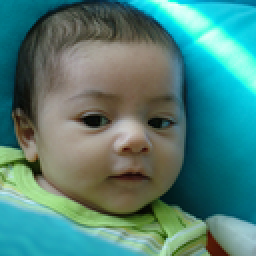
#> input picture data/_trainingimages/00000.png, 128 x 128 px, found by its file name (shown 2 times larger); its folder holds only this picture in this run
$ python eigenface.py
#> lines starting #> are read from the running program, lines starting #| are printed output that depends on the picture; long printed decimals are rounded
# Import necessary packages
from __future__ import print_function
import os
import sys
import cv2
import numpy as np

## TRAINING
# Create data matrix from test images
def createDataMatrix(images):

	print("Creating training data matrix",end=" ... ")
	numImages = len(images)
	sz = images[0].shape
	data = np.zeros((numImages, sz[0] * sz[1] * sz[2]), dtype=np.float32)
	for i in range(0, numImages):
		image = images[i].flatten()
		data[i,:] = image

	print("DONE")
	return data

# Read training images from the directory
def readImages(path):
#> called with path = 'data\\_trainingimages'
	print("Reading training images from " + path, end="...")
	# Create array of array of images.
	images = []
	# List all files in the directory and read points from text files one by one
	for filePath in sorted(os.listdir(path)):
		fileExt = os.path.splitext(filePath)[1]
		if fileExt in [".jpg", ".jpeg", ".png"]:

			# Add to array of images
			imagePath = os.path.join(path, filePath)
			im = cv2.imread(imagePath)
#> im is the input picture: shape (128, 128, 3); mean B, G, R 121.7, 129.5, 78

			if im is None :
				print("image:{} not read properly".format(imagePath))
			else :
				# Convert image to floating point
				im = np.float32(im)/255.0
				# Add image to list
				images.append(im)
				# Flip image
				imFlip = cv2.flip(im, 1);
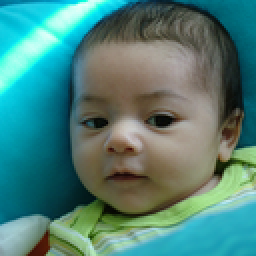
#> imFlip: shape (128, 128, 3) float32 (shown 2 times larger); mean B, G, R 0.477, 0.508, 0.306
				# Append flipped image
				images.append(imFlip)
	numImages = int(len(images) / 2)
#> numImages = 1
	# Exit if no image found
	if numImages == 0 :
		print("No images found")
		sys.exit(0)

	print(str(numImages) + " files read.")
#| 1 files read.
	return images

if __name__ == '__main__':

	# Directory containing images
	dirName_training = "data\_trainingimages"

	# Read images
	images = readImages(dirName_training)
#> images = 2 items

	# Size of images
	sz = images[0].shape
#> sz = (128, 128, 3)

	# Create data matrix for PCA.
	data = createDataMatrix(images)
#> in createDataMatrix, `numImages = len(images)`: numImages = 2

    # Show Average face
	mean = data.mean(0)
	averageFace = mean.reshape(sz)
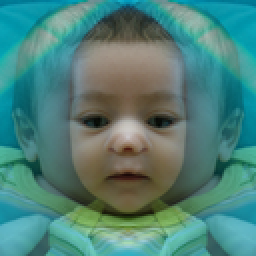
#> averageFace: shape (128, 128, 3) float32 (shown 2 times larger); mean of channels 0, 1, 2 0.477, 0.508, 0.306; drawn as B, G, R

    # Create normalized face matrix and covarience matrix
	Norm_Face_Matrix = data - mean
	Norm_Face_Matrix_t = np.transpose(Norm_Face_Matrix)
#> Norm_Face_Matrix_t = 49152 pairs, first value -0.459 to 0.459, second value -0.459 to 0.459
	CovMatrix = np.matmul(Norm_Face_Matrix, Norm_Face_Matrix_t)
#> CovMatrix = [[1532.6, -1532.6], [-1532.6, 1532.6]]

    # get eigen values and eigen vectors
	evals,evects = np.linalg.eig(CovMatrix)
#> evals = [3065.2, -0.000122]; evects = [[0.707, 0.707], [-0.707, 0.707]]
	print("eigenvalues\n",evals)
#| eigenvalues
#|  [ 3.0652202e+03 -1.2207031e-04]
	print("eigenvectors\n",evects)
#| eigenvectors
#|  [[ 0.7071  0.7071]
#|  [-0.7071  0.7071]]

    # choose top k eigen vectors based on largest eigen value


	# Create window for displaying Mean Face
	cv2.namedWindow("Mean Face", cv2.WINDOW_AUTOSIZE)

	# Display result at 2x size
	output = cv2.resize(averageFace, (0,0), fx=2, fy=2)
	cv2.imshow("Mean Face", output)

	cv2.waitKey(0)
	cv2.destroyAllWindows()

$ run again, on data/_trainingimages/00004.png
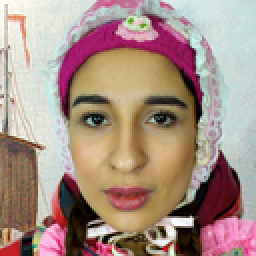
#> input picture data/_trainingimages/00004.png, 128 x 128 px, found by its file name (shown 2 times larger)
#> in readImages, im is the input picture: shape (128, 128, 3); mean B, G, R 133.2, 144.2, 169
#> in readImages, `imFlip = cv2.flip(im, 1);`:
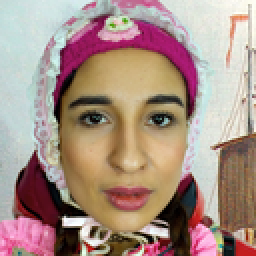
#> imFlip: shape (128, 128, 3) float32 (shown 2 times larger); mean B, G, R 0.522, 0.565, 0.663
#> in readImages, `numImages = int(len(images) / 2)`: numImages = 1
#| 1 files read.
#> images = 2 items
#> in createDataMatrix, `numImages = len(images)`: numImages = 2
#> Norm_Face_Matrix_t = 49152 pairs, first value -0.496 to 0.496, second value -0.496 to 0.496
#> CovMatrix = [[880.1, -880.1], [-880.1, 880.1]]
#> evals = [1760.2, 1.14e-13]; evects = [[0.707, 0.707], [-0.707, 0.707]]
#| eigenvalues
#|  [1.7601807e+03 1.1368684e-13]
#| eigenvectors
#|  [[ 0.7071  0.7071]
#|  [-0.7071  0.7071]]
#> `output = cv2.resize(averageFace, (0,0), fx=2, fy=2)`:
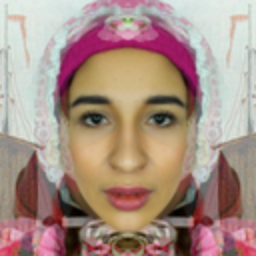
#> output: shape (256, 256, 3) float32; mean of channels 0, 1, 2 0.522, 0.565, 0.663; drawn as B, G, R

$ run again, on data/_trainingimages/00005.png
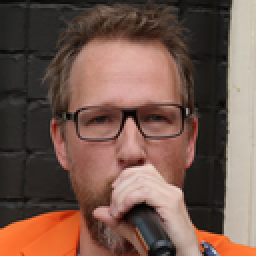
#> input picture data/_trainingimages/00005.png, 128 x 128 px, found by its file name (shown 2 times larger)
#> in readImages, im is the input picture: shape (128, 128, 3); mean B, G, R 76.2, 87.4, 115.4
#> in readImages, `imFlip = cv2.flip(im, 1);`:
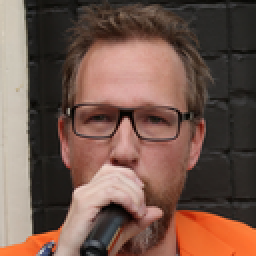
#> imFlip: shape (128, 128, 3) float32 (shown 2 times larger); mean B, G, R 0.299, 0.343, 0.452
#> in readImages, `numImages = int(len(images) / 2)`: numImages = 1
#| 1 files read.
#> images = 2 items
#> in createDataMatrix, `numImages = len(images)`: numImages = 2
#> `averageFace = mean.reshape(sz)`:
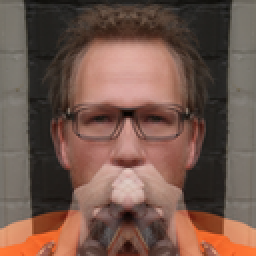
#> averageFace: shape (128, 128, 3) float32 (shown 2 times larger); mean of channels 0, 1, 2 0.299, 0.343, 0.452; drawn as B, G, R
#> Norm_Face_Matrix_t = 49152 pairs, first value -0.443 to 0.443, second value -0.443 to 0.443
#> CovMatrix = [[1197.3, -1197.3], [-1197.3, 1197.3]]
#> evals = [2394.6, 0]; evects = [[0.707, 0.707], [-0.707, 0.707]]
#| eigenvalues
#|  [2394.595    0.   ]
#| eigenvectors
#|  [[ 0.7071  0.7071]
#|  [-0.7071  0.7071]]

$ run again, on data/_trainingimages/00006.png
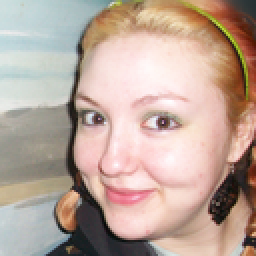
#> input picture data/_trainingimages/00006.png, 128 x 128 px, found by its file name (shown 2 times larger)
#> in readImages, im is the input picture: shape (128, 128, 3); mean B, G, R 154.1, 166, 187.7
#> in readImages, `imFlip = cv2.flip(im, 1);`:
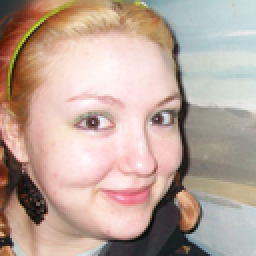
#> imFlip: shape (128, 128, 3) float32 (shown 2 times larger); mean B, G, R 0.604, 0.651, 0.736
#> in readImages, `numImages = int(len(images) / 2)`: numImages = 1
#| 1 files read.
#> images = 2 items
#> in createDataMatrix, `numImages = len(images)`: numImages = 2
#> `averageFace = mean.reshape(sz)`:
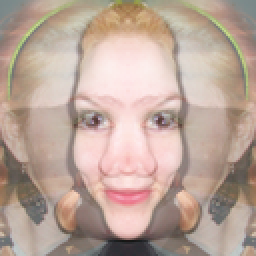
#> averageFace: shape (128, 128, 3) float32 (shown 2 times larger); mean of channels 0, 1, 2 0.604, 0.651, 0.736; drawn as B, G, R
#> Norm_Face_Matrix_t = 49152 pairs, first value -0.469 to 0.469, second value -0.469 to 0.469
#> CovMatrix = [[1466, -1466], [-1466, 1466]]
#> evals = [2932, 0.000122]; evects = [[0.707, 0.707], [-0.707, 0.707]]
#| eigenvalues
#|  [2.9319668e+03 1.2207031e-04]
#| eigenvectors
#|  [[ 0.7071  0.7071]
#|  [-0.7071  0.7071]]

$ run again, on data/_trainingimages/00001.png
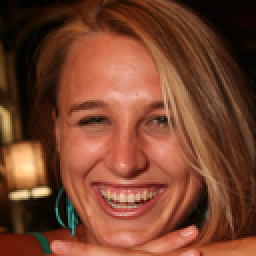
#> input picture data/_trainingimages/00001.png, 128 x 128 px, found by its file name (shown 2 times larger)
#> in readImages, im is the input picture: shape (128, 128, 3); mean B, G, R 45.7, 68, 120.1
#> in readImages, `imFlip = cv2.flip(im, 1);`:
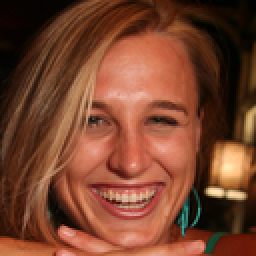
#> imFlip: shape (128, 128, 3) float32 (shown 2 times larger); mean B, G, R 0.179, 0.267, 0.471
#> in readImages, `numImages = int(len(images) / 2)`: numImages = 1
#| 1 files read.
#> images = 2 items
#> in createDataMatrix, `numImages = len(images)`: numImages = 2
#> `averageFace = mean.reshape(sz)`:
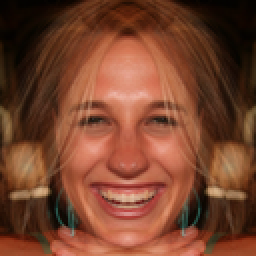
#> averageFace: shape (128, 128, 3) float32 (shown 2 times larger); mean of channels 0, 1, 2 0.179, 0.267, 0.471; drawn as B, G, R
#> Norm_Face_Matrix_t = 49152 pairs, first value -0.386 to 0.386, second value -0.386 to 0.386
#> CovMatrix = [[401.6, -401.6], [-401.6, 401.6]]
#> evals = [803.2, 3.05e-05]; evects = [[0.707, 0.707], [-0.707, 0.707]]
#| eigenvalues
#|  [8.0320630e+02 3.0517578e-05]
#| eigenvectors
#|  [[ 0.7071  0.7071]
#|  [-0.7071  0.7071]]
